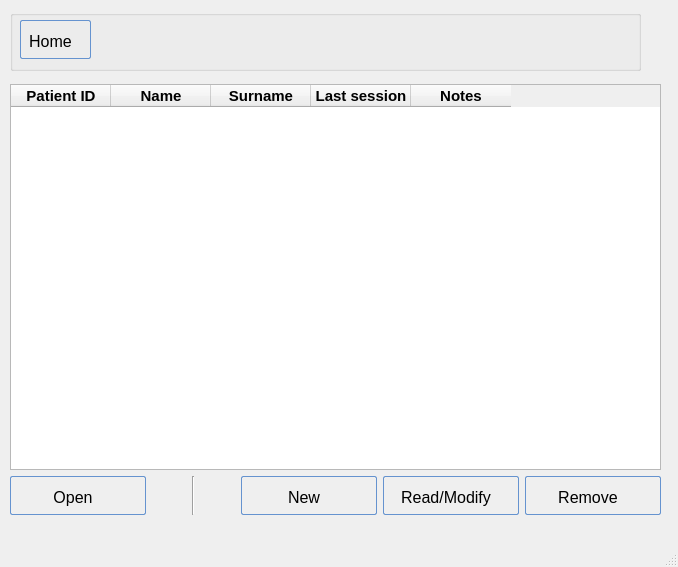
<?xml version="1.0" encoding="UTF-8"?>
<ui version="4.0">
 <class>StageTwoPatients</class>
 <widget class="QMainWindow" name="StageTwoPatients">
  <property name="geometry">
   <rect>
    <x>0</x>
    <y>0</y>
    <width>678</width>
    <height>567</height>
   </rect>
  </property>
  <property name="windowTitle">
   <string>MainWindow</string>
  </property>
  <widget class="QWidget" name="centralwidget">
   <widget class="QGroupBox" name="groupBox_patient">
    <property name="enabled">
     <bool>true</bool>
    </property>
    <property name="geometry">
     <rect>
      <x>10</x>
      <y>10</y>
      <width>631</width>
      <height>61</height>
     </rect>
    </property>
    <property name="title">
     <string/>
    </property>
    <widget class="QLed" name="qLed_p2" native="true">
     <property name="geometry">
      <rect>
       <x>570</x>
       <y>10</y>
       <width>41</width>
       <height>41</height>
      </rect>
     </property>
     <property name="toolTip">
      <string>Binary Led</string>
     </property>
     <property name="whatsThis">
      <string>Led widget</string>
     </property>
     <property name="value" stdset="0">
      <bool>false</bool>
     </property>
    </widget>
    <widget class="QPushButton" name="pushButton_Home">
     <property name="enabled">
      <bool>true</bool>
     </property>
     <property name="geometry">
      <rect>
       <x>10</x>
       <y>10</y>
       <width>71</width>
       <height>39</height>
      </rect>
     </property>
     <property name="styleSheet">
      <string notr="true">QPushButton:hover{
        background: qlineargradient(x1 : 0, y1 : 0, x2 : 0, y2 :   1, stop :   0.0 #ffd9aa,
                stop :   0.5 #ffbb6e, stop :   0.55 #feae42, stop :   1.0 #fedb74);
}

QPushButton {
        border: 1px solid #6593cf;
        border-radius: 2px;
        padding: 5px 15px 2px 5px;
        background: qlineargradient(x1 : 0, y1 : 0, x2 : 0, y2 :   1, stop :   0.0 #f5f9ff,
                stop :   0.5 #c7dfff, stop :   0.55 #afd2ff, stop :   1.0 #c0dbff);
        color: #0000;
        font:  large &quot;Arial&quot;;
		font-size: 16px;
        height: 30px;
}



QPushButton:pressed {
        background: qlineargradient(x1 : 0, y1 : 0, x2 : 0, y2 :   1, stop :   0.0 #c0dbff,
        stop :   0.5 #cfd26f, stop :   0.55 #c7df6f, stop :   1.0 #f5f9ff);
        padding-top: 2px;
        padding-left: 3px;

}
QPushButton:on {
        background: qlineargradient(x1 : 0, y1 : 0, x2 : 0, y2 :   1, stop :   0.0 #5AA72D,
        stop :   0.5 #B3E296, stop :   0.55 #B3E296, stop :   1.0 #f5f9ff);
        padding-top: 2px;
        padding-left: 3px;
}

QPushButton:disabled {
        background: transparent #e5e9ee;
        padding-top: 2px;        
        padding-left: 3px;
        color: black;
}</string>
     </property>
     <property name="text">
      <string>Home</string>
     </property>
    </widget>
   </widget>
   <widget class="QWidget" name="layoutWidget">
    <property name="geometry">
     <rect>
      <x>10</x>
      <y>84</y>
      <width>651</width>
      <height>431</height>
     </rect>
    </property>
    <layout class="QVBoxLayout" name="verticalLayout">
     <item>
      <widget class="QTableWidget" name="tableWidget">
       <property name="font">
        <font>
         <family>MS Shell Dlg 2</family>
         <pointsize>8</pointsize>
        </font>
       </property>
       <property name="styleSheet">
        <string notr="true"/>
       </property>
       <attribute name="verticalHeaderVisible">
        <bool>false</bool>
       </attribute>
       <column>
        <property name="text">
         <string>Patient ID</string>
        </property>
        <property name="font">
         <font>
          <pointsize>11</pointsize>
          <weight>75</weight>
          <bold>true</bold>
         </font>
        </property>
       </column>
       <column>
        <property name="text">
         <string>Name</string>
        </property>
        <property name="font">
         <font>
          <family>MS Shell Dlg 2</family>
          <pointsize>11</pointsize>
          <weight>75</weight>
          <bold>true</bold>
         </font>
        </property>
       </column>
       <column>
        <property name="text">
         <string>Surname</string>
        </property>
        <property name="font">
         <font>
          <family>MS Shell Dlg 2</family>
          <pointsize>11</pointsize>
          <weight>75</weight>
          <bold>true</bold>
         </font>
        </property>
       </column>
       <column>
        <property name="text">
         <string>Last session</string>
        </property>
        <property name="font">
         <font>
          <family>MS Shell Dlg 2</family>
          <pointsize>11</pointsize>
          <weight>75</weight>
          <bold>true</bold>
         </font>
        </property>
       </column>
       <column>
        <property name="text">
         <string>Notes</string>
        </property>
        <property name="font">
         <font>
          <family>MS Shell Dlg 2</family>
          <pointsize>11</pointsize>
          <weight>75</weight>
          <bold>true</bold>
         </font>
        </property>
       </column>
      </widget>
     </item>
     <item>
      <layout class="QHBoxLayout" name="horizontalLayout">
       <item>
        <widget class="QPushButton" name="pushButton_Open">
         <property name="enabled">
          <bool>true</bool>
         </property>
         <property name="styleSheet">
          <string notr="true">QPushButton:hover{
        background: qlineargradient(x1 : 0, y1 : 0, x2 : 0, y2 :   1, stop :   0.0 #ffd9aa,
                stop :   0.5 #ffbb6e, stop :   0.55 #feae42, stop :   1.0 #fedb74);
}

QPushButton {
        border: 1px solid #6593cf;
        border-radius: 2px;
        padding: 5px 15px 2px 5px;
        background: qlineargradient(x1 : 0, y1 : 0, x2 : 0, y2 :   1, stop :   0.0 #f5f9ff,
                stop :   0.5 #c7dfff, stop :   0.55 #afd2ff, stop :   1.0 #c0dbff);
        color: #0000;
        font:  large &quot;Arial&quot;;
		font-size: 16px;
        height: 30px;
}



QPushButton:pressed {
        background: qlineargradient(x1 : 0, y1 : 0, x2 : 0, y2 :   1, stop :   0.0 #c0dbff,
        stop :   0.5 #cfd26f, stop :   0.55 #c7df6f, stop :   1.0 #f5f9ff);
        padding-top: 2px;
        padding-left: 3px;

}
QPushButton:on {
        background: qlineargradient(x1 : 0, y1 : 0, x2 : 0, y2 :   1, stop :   0.0 #5AA72D,
        stop :   0.5 #B3E296, stop :   0.55 #B3E296, stop :   1.0 #f5f9ff);
        padding-top: 2px;
        padding-left: 3px;
}

QPushButton:disabled {
        background: transparent #e5e9ee;
        padding-top: 2px;        
        padding-left: 3px;
        color: black;
}</string>
         </property>
         <property name="text">
          <string>Open</string>
         </property>
        </widget>
       </item>
       <item>
        <spacer name="horizontalSpacer">
         <property name="orientation">
          <enum>Qt::Horizontal</enum>
         </property>
         <property name="sizeType">
          <enum>QSizePolicy::Fixed</enum>
         </property>
         <property name="sizeHint" stdset="0">
          <size>
           <width>40</width>
           <height>20</height>
          </size>
         </property>
        </spacer>
       </item>
       <item>
        <widget class="Line" name="line">
         <property name="orientation">
          <enum>Qt::Vertical</enum>
         </property>
        </widget>
       </item>
       <item>
        <spacer name="horizontalSpacer_2">
         <property name="orientation">
          <enum>Qt::Horizontal</enum>
         </property>
         <property name="sizeType">
          <enum>QSizePolicy::Fixed</enum>
         </property>
         <property name="sizeHint" stdset="0">
          <size>
           <width>40</width>
           <height>20</height>
          </size>
         </property>
        </spacer>
       </item>
       <item>
        <widget class="QPushButton" name="pushButton_New">
         <property name="styleSheet">
          <string notr="true">QPushButton:hover{
        background: qlineargradient(x1 : 0, y1 : 0, x2 : 0, y2 :   1, stop :   0.0 #ffd9aa,
                stop :   0.5 #ffbb6e, stop :   0.55 #feae42, stop :   1.0 #fedb74);
}

QPushButton {
        border: 1px solid #6593cf;
        border-radius: 2px;
        padding: 5px 15px 2px 5px;
        background: qlineargradient(x1 : 0, y1 : 0, x2 : 0, y2 :   1, stop :   0.0 #f5f9ff,
                stop :   0.5 #c7dfff, stop :   0.55 #afd2ff, stop :   1.0 #c0dbff);
        color: #0000;
        font:  large &quot;Arial&quot;;
		font-size: 16px;
        height: 30px;
}



QPushButton:pressed {
        background: qlineargradient(x1 : 0, y1 : 0, x2 : 0, y2 :   1, stop :   0.0 #c0dbff,
        stop :   0.5 #cfd26f, stop :   0.55 #c7df6f, stop :   1.0 #f5f9ff);
        padding-top: 2px;
        padding-left: 3px;

}
QPushButton:on {
        background: qlineargradient(x1 : 0, y1 : 0, x2 : 0, y2 :   1, stop :   0.0 #5AA72D,
        stop :   0.5 #B3E296, stop :   0.55 #B3E296, stop :   1.0 #f5f9ff);
        padding-top: 2px;
        padding-left: 3px;
}

QPushButton:disabled {
        background: transparent #e5e9ee;
        padding-top: 2px;        
        padding-left: 3px;
        color: black;
}</string>
         </property>
         <property name="text">
          <string>New</string>
         </property>
        </widget>
       </item>
       <item>
        <widget class="QPushButton" name="pushButton_Modify">
         <property name="styleSheet">
          <string notr="true">QPushButton:hover{
        background: qlineargradient(x1 : 0, y1 : 0, x2 : 0, y2 :   1, stop :   0.0 #ffd9aa,
                stop :   0.5 #ffbb6e, stop :   0.55 #feae42, stop :   1.0 #fedb74);
}

QPushButton {
        border: 1px solid #6593cf;
        border-radius: 2px;
        padding: 5px 15px 2px 5px;
        background: qlineargradient(x1 : 0, y1 : 0, x2 : 0, y2 :   1, stop :   0.0 #f5f9ff,
                stop :   0.5 #c7dfff, stop :   0.55 #afd2ff, stop :   1.0 #c0dbff);
        color: #0000;
        font:  large &quot;Arial&quot;;
		font-size: 16px;
        height: 30px;
}



QPushButton:pressed {
        background: qlineargradient(x1 : 0, y1 : 0, x2 : 0, y2 :   1, stop :   0.0 #c0dbff,
        stop :   0.5 #cfd26f, stop :   0.55 #c7df6f, stop :   1.0 #f5f9ff);
        padding-top: 2px;
        padding-left: 3px;

}
QPushButton:on {
        background: qlineargradient(x1 : 0, y1 : 0, x2 : 0, y2 :   1, stop :   0.0 #5AA72D,
        stop :   0.5 #B3E296, stop :   0.55 #B3E296, stop :   1.0 #f5f9ff);
        padding-top: 2px;
        padding-left: 3px;
}

QPushButton:disabled {
        background: transparent #e5e9ee;
        padding-top: 2px;        
        padding-left: 3px;
        color: black;
}</string>
         </property>
         <property name="text">
          <string>Read/Modify</string>
         </property>
        </widget>
       </item>
       <item>
        <widget class="QPushButton" name="pushButton_Remove">
         <property name="styleSheet">
          <string notr="true">QPushButton:hover{
        background: qlineargradient(x1 : 0, y1 : 0, x2 : 0, y2 :   1, stop :   0.0 #ffd9aa,
                stop :   0.5 #ffbb6e, stop :   0.55 #feae42, stop :   1.0 #fedb74);
}

QPushButton {
        border: 1px solid #6593cf;
        border-radius: 2px;
        padding: 5px 15px 2px 5px;
        background: qlineargradient(x1 : 0, y1 : 0, x2 : 0, y2 :   1, stop :   0.0 #f5f9ff,
                stop :   0.5 #c7dfff, stop :   0.55 #afd2ff, stop :   1.0 #c0dbff);
        color: #0000;
        font:  large &quot;Arial&quot;;
		font-size: 16px;
        height: 30px;
}



QPushButton:pressed {
        background: qlineargradient(x1 : 0, y1 : 0, x2 : 0, y2 :   1, stop :   0.0 #c0dbff,
        stop :   0.5 #cfd26f, stop :   0.55 #c7df6f, stop :   1.0 #f5f9ff);
        padding-top: 2px;
        padding-left: 3px;

}
QPushButton:on {
        background: qlineargradient(x1 : 0, y1 : 0, x2 : 0, y2 :   1, stop :   0.0 #5AA72D,
        stop :   0.5 #B3E296, stop :   0.55 #B3E296, stop :   1.0 #f5f9ff);
        padding-top: 2px;
        padding-left: 3px;
}

QPushButton:disabled {
        background: transparent #e5e9ee;
        padding-top: 2px;        
        padding-left: 3px;
        color: black;
}</string>
         </property>
         <property name="text">
          <string>Remove</string>
         </property>
        </widget>
       </item>
      </layout>
     </item>
    </layout>
   </widget>
  </widget>
  <widget class="QMenuBar" name="menubar">
   <property name="geometry">
    <rect>
     <x>0</x>
     <y>0</y>
     <width>678</width>
     <height>21</height>
    </rect>
   </property>
  </widget>
  <widget class="QStatusBar" name="statusbar"/>
 </widget>
 <customwidgets>
  <customwidget>
   <class>QLed</class>
   <extends>QWidget</extends>
   <header>qled.h</header>
  </customwidget>
 </customwidgets>
 <resources/>
 <connections/>
</ui>
